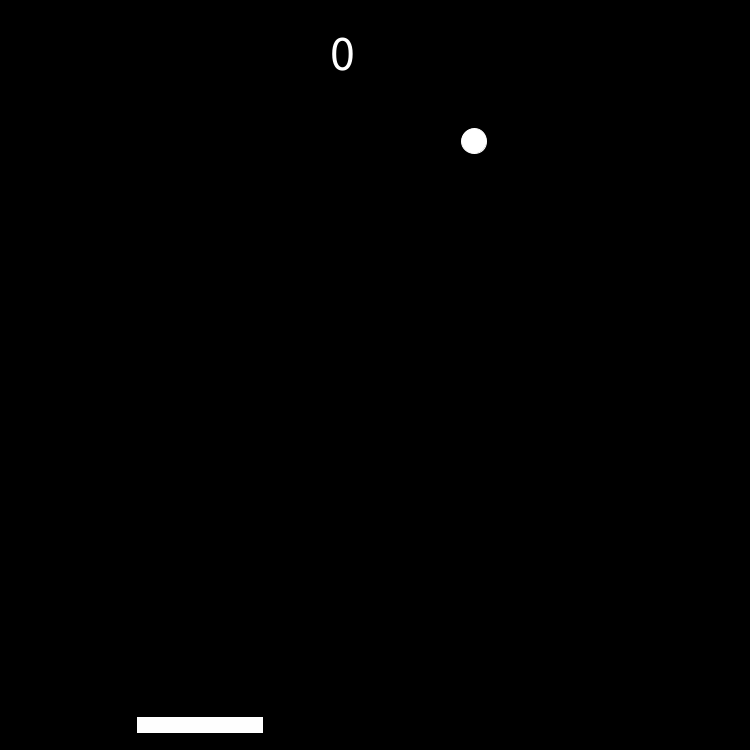
Frame 1 (no input)
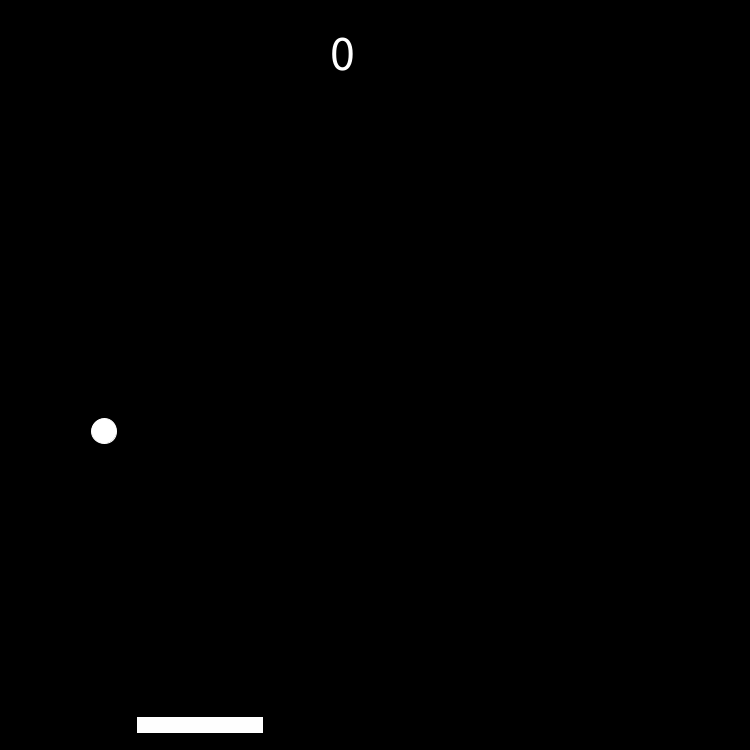
Frame 60 (the mouse pressed at the canvas centre just before this capture)
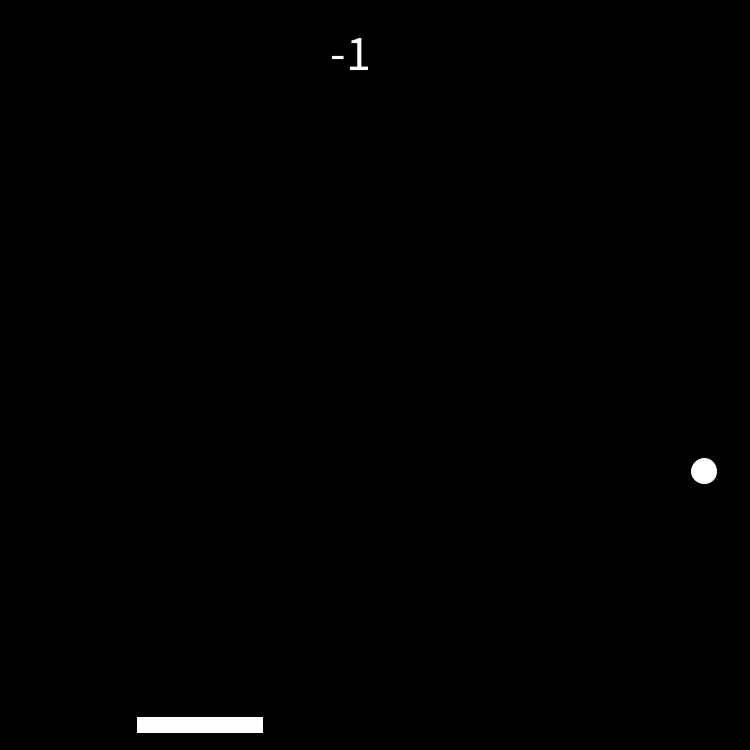
Frame 120 (the mouse held since frame 60 and released just before this capture)

The Processing sketch that drew these frames (run headless with seeded random() and noise(); from frame 60 on, the mouse is pressed at the canvas centre):

// Processing sketch: processing_83473
// ── processing_83473.pde

//Brandan H. Comp 1 Block 7
Ball boy;
Paddle p;
void setup()
{
  size(750, 750);
  p = new Paddle();
  boy = new Ball();
}
void draw()
{
  background(0);
  p.show();
  p.keyPressed();
  boy.move();
  boy.bounce();
  boy.show();
}
class Ball
{
  int x, y, z;
  boolean up, right;
  Ball()
  {
    z=0;
    x=int(random(750));
    y=int(random(100, 300));
    up=true;
    right=random(1)<.5;
  }
  void move()
  {
    if (up==true)
    {
      y=y-10;
    }
    else
    {
      y=y+10;
    }
    if (right==true)
    {
      x=x+10;
    }
    else
    {
      x=x-10;
    }
  }
  void show()
  {
    textSize(50);
    fill(255);
    text(z, 330, 70);
    ellipse(x, y, 25, 25);
  }
  void bounce()
  {
    if (x<0)
    {
      right = true;
    }
    if (x>750)
    {
      right = false;
    }
    if (y<0)
    {
      up=false;
    }
    if (y>750)
    {
      z--;
      up=true;
    }
    if (get(x, y+12) == color(254))
    {
      z++;
      up=true;
    }
  }
}
class Paddle
{
  int t;
  Paddle()
  {
    t=200;
  }
  void keyPressed()
  {
    if (keyPressed==true & (key=='d'||key=='D'))
    {
      t=t+5;
    }
    if (keyPressed==true & (key=='a'||key=='A'))
    {
      t=t-5;
    }
    if (t>=725)
    {
      t=725;
    }
    if (t<=35)
    {
      t=35;
    }
  }
  void show()
  {
    fill(254);
    stroke(255);
    strokeWeight(1);
    rectMode(CENTER);
    rect(t, 725, 125, 15);
  }
}
